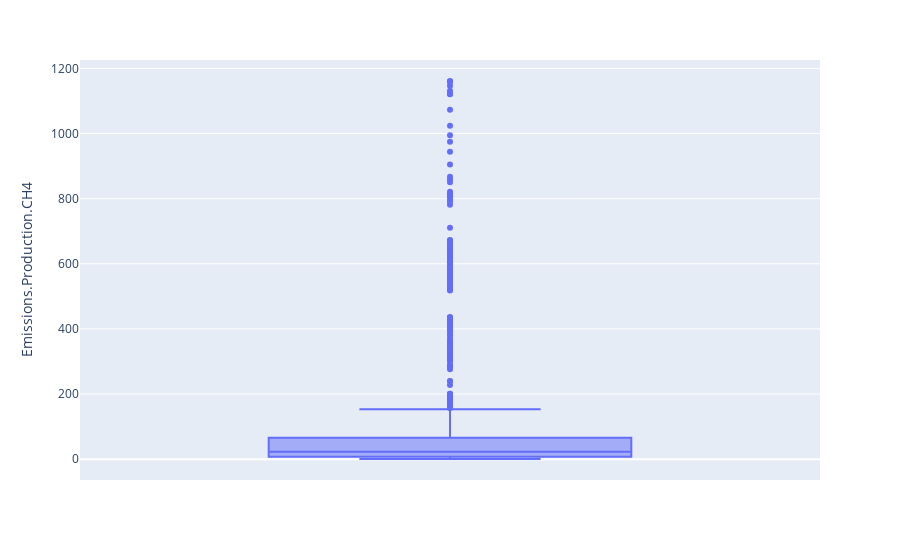

Notebook code cell kept with this figure:
### Code cell
#create a box plot

fig = px.box(df, y='Emissions.Production.CH4')

fig.show()

### Figure 1 — Plotly figure (JSON) as saved in the notebook; plotly's stock layout.template omitted (floating-point values rounded to 4 significant figures; data arrays with more than 128 entries replaced by an {"elided": "..."} marker saying what was removed)
{"data": [{"alignmentgroup": "True", "hovertemplate": "Emissions.Production.CH4=%{y}<extra></extra>", "legendgroup": "", "marker": {"color": "#636efa"}, "name": "", "notched": false, "offsetgroup": "", "orientation": "v", "showlegend": false, "type": "box", "x0": " ", "xaxis": "x", "y": {"elided": "2484 float values"}, "y0": " ", "yaxis": "y"}], "layout": {"boxmode": "group", "legend": {"tracegroupgap": 0}, "margin": {"t": 60}, "xaxis": {"anchor": "y", "domain": [0, 1]}, "yaxis": {"anchor": "x", "domain": [0, 1], "title": {"text": "Emissions.Production.CH4"}}}}
